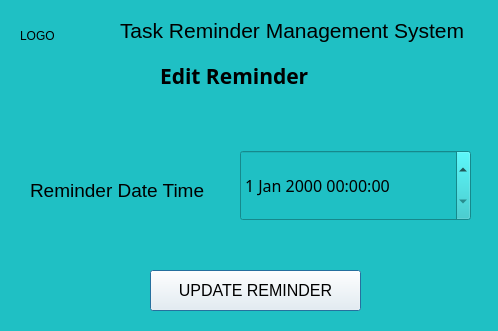
<?xml version="1.0" encoding="UTF-8"?>
<ui version="4.0">
 <class>EditReminderDetailsStandardUserAccount</class>
 <widget class="QDialog" name="EditReminderDetailsStandardUserAccount">
  <property name="geometry">
   <rect>
    <x>0</x>
    <y>0</y>
    <width>498</width>
    <height>331</height>
   </rect>
  </property>
  <property name="windowTitle">
   <string>TRMS - Edit Reminder</string>
  </property>
  <property name="windowIcon">
   <iconset resource="assets.qrc">
    <normaloff>:/images/TRMS-Logo-Without-Text.ico</normaloff>:/images/TRMS-Logo-Without-Text.ico</iconset>
  </property>
  <property name="styleSheet">
   <string notr="true">background-color: rgb(31, 192, 196);</string>
  </property>
  <widget class="QLabel" name="label">
   <property name="geometry">
    <rect>
     <x>160</x>
     <y>50</y>
     <width>201</width>
     <height>51</height>
    </rect>
   </property>
   <property name="font">
    <font>
     <family>Malgun Gothic</family>
     <pointsize>16</pointsize>
     <weight>75</weight>
     <bold>true</bold>
    </font>
   </property>
   <property name="text">
    <string>Edit Reminder</string>
   </property>
  </widget>
  <widget class="QLabel" name="label_3">
   <property name="geometry">
    <rect>
     <x>120</x>
     <y>10</y>
     <width>351</width>
     <height>41</height>
    </rect>
   </property>
   <property name="font">
    <font>
     <pointsize>16</pointsize>
    </font>
   </property>
   <property name="text">
    <string>Task Reminder Management System</string>
   </property>
  </widget>
  <widget class="QLabel" name="logo_label">
   <property name="geometry">
    <rect>
     <x>20</x>
     <y>10</y>
     <width>81</width>
     <height>51</height>
    </rect>
   </property>
   <property name="text">
    <string>LOGO</string>
   </property>
  </widget>
  <widget class="QPushButton" name="setReminder_pushButton">
   <property name="geometry">
    <rect>
     <x>150</x>
     <y>270</y>
     <width>211</width>
     <height>41</height>
    </rect>
   </property>
   <property name="font">
    <font>
     <family>MS Shell Dlg 2</family>
     <pointsize>12</pointsize>
     <weight>50</weight>
     <bold>false</bold>
    </font>
   </property>
   <property name="styleSheet">
    <string notr="true">background-color: rgb(248, 248, 248);</string>
   </property>
   <property name="text">
    <string>UPDATE REMINDER</string>
   </property>
  </widget>
  <widget class="QDateTimeEdit" name="reminderDateTime_dateTimeEdit">
   <property name="geometry">
    <rect>
     <x>240</x>
     <y>150</y>
     <width>231</width>
     <height>71</height>
    </rect>
   </property>
   <property name="font">
    <font>
     <family>Microsoft YaHei UI Light</family>
     <pointsize>12</pointsize>
     <weight>50</weight>
     <bold>false</bold>
    </font>
   </property>
  </widget>
  <widget class="QLabel" name="reminderDateTime_label">
   <property name="geometry">
    <rect>
     <x>30</x>
     <y>170</y>
     <width>181</width>
     <height>41</height>
    </rect>
   </property>
   <property name="font">
    <font>
     <family>Segoe UI</family>
     <pointsize>14</pointsize>
     <weight>50</weight>
     <bold>false</bold>
    </font>
   </property>
   <property name="text">
    <string>Reminder Date Time</string>
   </property>
  </widget>
 </widget>
 <resources>
  <include location="assets.qrc"/>
 </resources>
 <connections/>
</ui>
